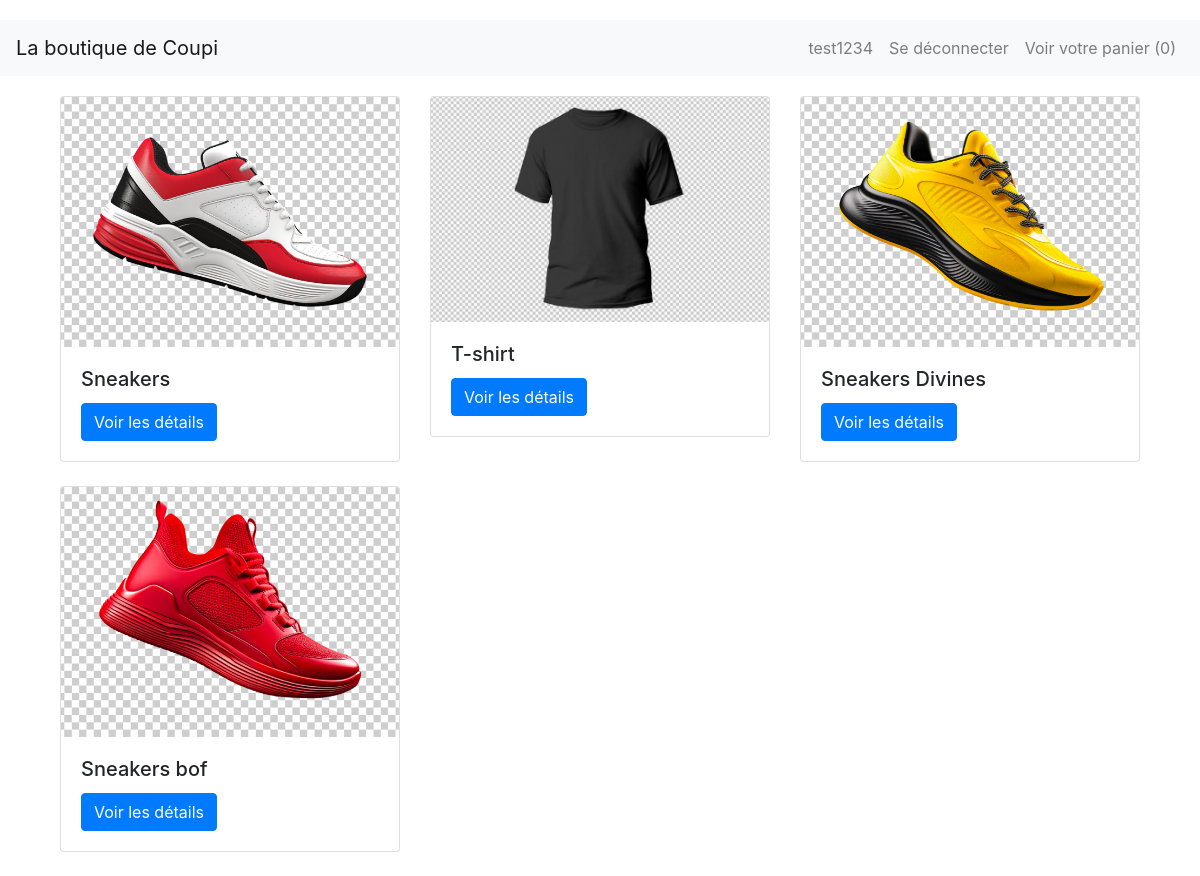
The app's page / (signed in) with its own data.
### accounts/models.py (models this page shows)
class CustomUser(AbstractUser):
    pass

### store/models.py (models this page shows, shortened)
class Cart(models.Model):
    user = models.OneToOneField(AUTH_USER_MODEL, on_delete=models.CASCADE) #Je pouvais aussi faire un ForeignKey en faisant user= models.ForeignKey(unique=True)
    orders = models.ManyToManyField(Order) #plusieurs articles peuvent etre ajoutés au panier

class Product(models.Model):
    name = models.CharField(max_length=100)
    slug = models.SlugField(max_length=100)
    price = models.FloatField(default=0.0)
    qte_stock = models.IntegerField(default=0)
    description = models.TextField(blank=True)
    image = models.ImageField(upload_to='products', blank=True, null=True)
    def get_absolute_url(self):
        return reverse("product_detail", kwargs={"slug": self.slug})

### store/views.py (the view)
# urls.py: path('', index_store,name="page_acceuil_boutique"),
def index_store(request):
    products = Product.objects.all()
    return render(request,'index_store.html', context={"products": products})

### store/templates/index_store.html
{% extends 'base.html' %}
{% block content %}
<div class="container">
    <div class="row">
        {% for product in products %}
            <div class="col-md-4">
                <div class="card mb-4">
                    <img src="{{ product.image.url }}" class="card-img-top" alt="{{ product.name }}" style="max-height: 250px; object-fit: cover;">
                    <div class="card-body">
                        <h5 class="card-title">{{ product.name }}</h5>
                        <a href="{{ product.get_absolute_url }}" class="btn btn-primary">Voir les détails</a>
                    </div>
                </div>
            </div>
        {% endfor %}
    </div>
</div>
{% endblock %}

### templates/base.html (shortened to what this page needs)
<!DOCTYPE html>
 <html class="no-js">
<html>
    <head>
        <link href="https://stackpath.bootstrapcdn.com/bootstrap/4.5.2/css/bootstrap.min.css" rel="stylesheet">
    </head>
    <body>
        <nav class="navbar navbar-expand-lg navbar-light bg-light">
            <a class="navbar-brand" href="{% url 'page_acceuil_boutique' %}">La boutique de Coupi</a>
            <div class="collapse navbar-collapse" id="navbarNav">
                <ul class="navbar-nav ml-auto">
                    {% if user.is_authenticated %}
                        <li class="nav-item">
                            <span class="nav-link">{{ user.username }}</span>
                        </li>
                        <li class="nav-item">
                            <a class="nav-link" href="{% url 'logout' %}">Se déconnecter</a>
                        </li>
                    {% endif %}
                    {% if user.cart %}
                        <li class="nav-item">
                            <a class="nav-link" href="{% url 'cart' %}">Voir votre panier ({{ user.cart.orders.count }})</a>
                        </li>
                    {% endif %}
                </ul>
            </div>
        </nav>
        <div class="container">
            {% block content %}
            {% endblock %}
        </div>
    </body>
</html>

### templates/base.html (style rules this page uses)
body { padding-top: 20px; }
.navbar { margin-bottom: 20px; }

### records on screen
CustomUser: username "test1234", cart.orders.count "0"
Product: image (picture), name "Sneakers"
Product: image (picture), name "T-shirt"
Product: image (picture), name "Sneakers Divines"
Product: image (picture), name "Sneakers bof"
